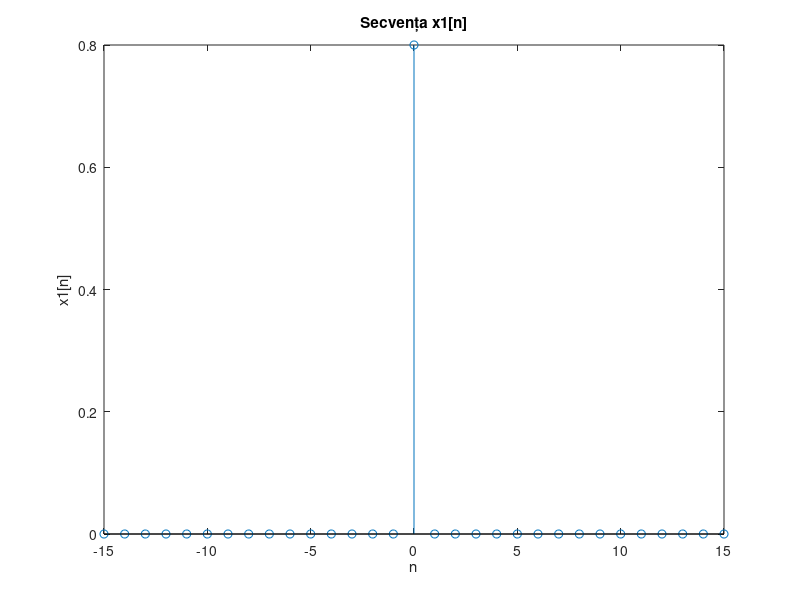
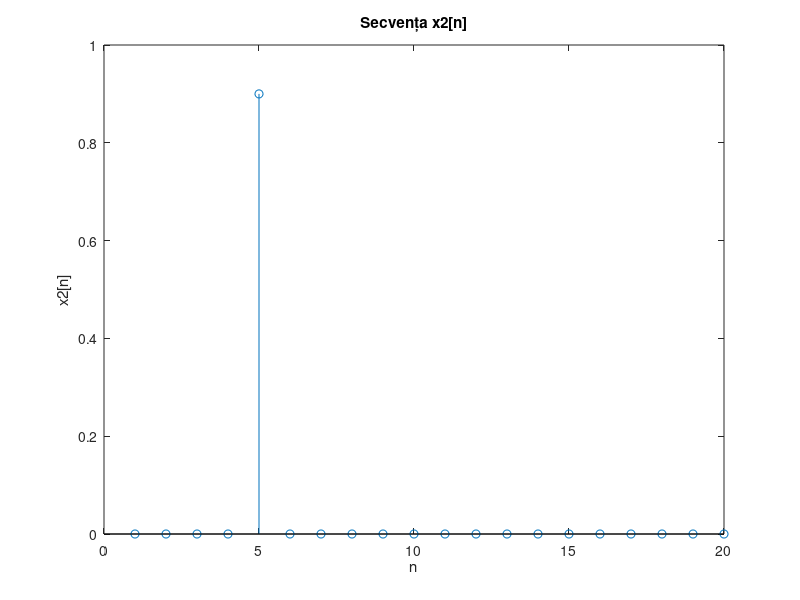
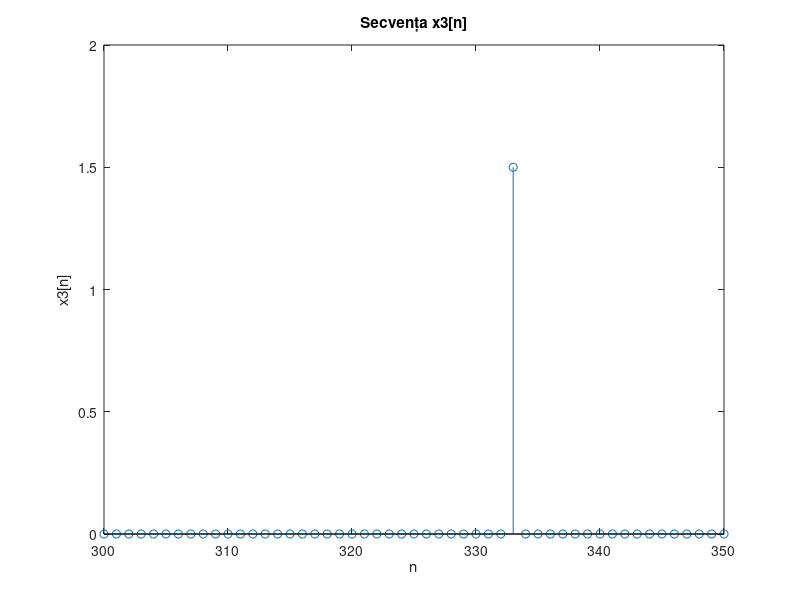
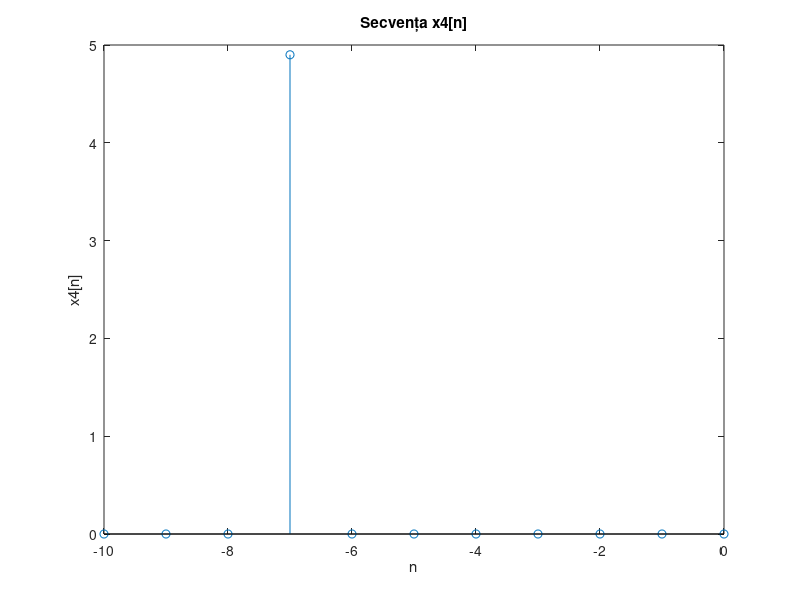

MATLAB code for these plots, in order:
% Secvența x1[n] = 0.8 δ[n], -15≤n≤15
n1 = -15:15;
x1 = 0.8 * (n1 == 0);
figure;
stem(n1, x1);
xlabel('n');
ylabel('x1[n]');
title('Secvența x1[n]');

% Secvența x2[n] = 0.9 δ [n-5], 1≤n≤20
n2 = 1:20;
x2 = 0.9 * ((n2 - 5) == 0);
figure;
stem(n2, x2);
xlabel('n');
ylabel('x2[n]');
title('Secvența x2[n]');

% Secvența x3[n] = 1.5 δ [n-333], 300≤n≤350
n3 = 300:350;
x3 = 1.5 * ((n3 - 333) == 0);
figure;
stem(n3, x3);
xlabel('n');
ylabel('x3[n]');
title('Secvența x3[n]');

% Secvența x4[n] = 4.9 δ [n+7], -10≤n≤0
n4 = -10:0;
x4 = 4.9 * ((n4 + 7) == 0);
figure;
stem(n4, x4);
xlabel('n');
ylabel('x4[n]');
title('Secvența x4[n]');

% Secvența x5[n] = 4 u[n], -10≤n≤10
n5 = -10:10;
x5 = 4 * (n5 >= 0);
figure;
stem(n5, x5);
xlabel('n');
ylabel('x5[n]');
title('Secvența x5[n]');

% Secvența x6[n] = 1.4 u[n-7], -5≤n≤20
n6 = -5:20;
x6 = 1.4 * ((n6 - 7) >= 0);
figure;
stem(n6, x6);
xlabel('n');
ylabel('x6[n]');
title('Secvența x6[n]');

% Secvența x7[n] = 2.3 u[n+5], -15≤n≤10
n7 = -15:10;
x7 = 2.3 * ((n7 + 5) >= 0);
figure;
stem(n7, x7);
xlabel('n');
ylabel('x7[n]');
title('Secvența x7[n]');

% Perioada pentru x1[n] este 1, deoarece avem un singur impuls la fiecare pas
perioada_x1 = 1;

% Generarea trenului de impulsuri pentru x1[n]
n_x1 = 0:perioada_x1:15; % Stabilim intervalul de timp pentru o perioadă
x1_periodic = 0.8 * (mod(n_x1, perioada_x1) == 0); % Generăm impulsuri la fiecare perioadă

% Afișarea trenului de impulsuri pentru x1[n]
figure;
stem(n_x1, x1_periodic, 'filled', 'MarkerSize', 5);
xlabel('n');
ylabel('x1[n]');
title('Tren de impulsuri pentru x1[n]');

% Perioada pentru x2[n] este 20, deoarece avem un impuls la fiecare 20 de eșantioane
perioada_x2 = 20;

% Generarea trenului de impulsuri pentru x2[n]
n_x2 = 1:perioada_x2:100; % Stabilim intervalul de timp pentru o perioadă
x2_periodic = 0.9 * (mod(n_x2 - 1, perioada_x2) == 0); % Generăm impulsuri la fiecare perioadă

% Afișarea trenului de impulsuri pentru x2[n]
figure;
stem(n_x2, x2_periodic, 'filled', 'MarkerSize', 5);
xlabel('n');
ylabel('x2[n]');
title('Tren de impulsuri pentru x2[n]');

% Perioada pentru x3[n] este 1, deoarece avem un singur impuls la fiecare pas
perioada_x3 = 1;

% Generarea trenului de impulsuri pentru x3[n]
n_x3 = 300:perioada_x3:350; % Stabilim intervalul de timp pentru o perioadă
x3_periodic = 1.5 * (mod(n_x3 - 300, perioada_x3) == 0); % Generăm impulsuri la fiecare perioadă

% Afișarea trenului de impulsuri pentru x3[n]
figure;
stem(n_x3, x3_periodic, 'filled', 'MarkerSize', 5);
xlabel('n');
ylabel('x3[n]');
title('Tren de impulsuri pentru x3[n]');

